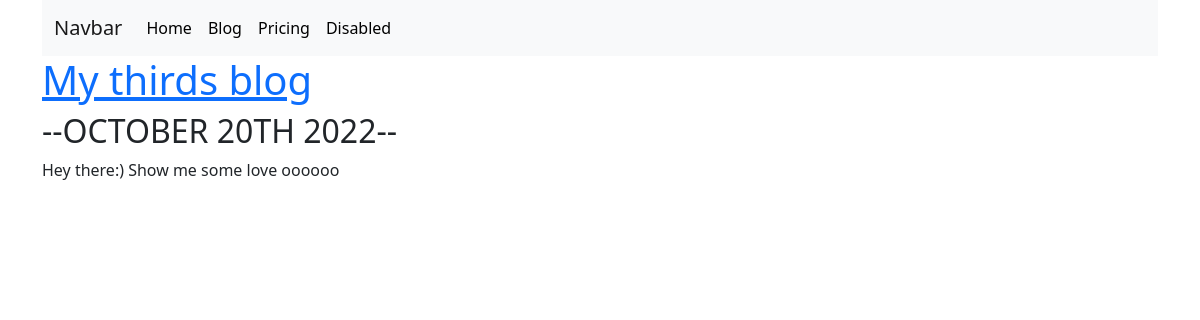
Page /blog/3/ on the earlier database version.
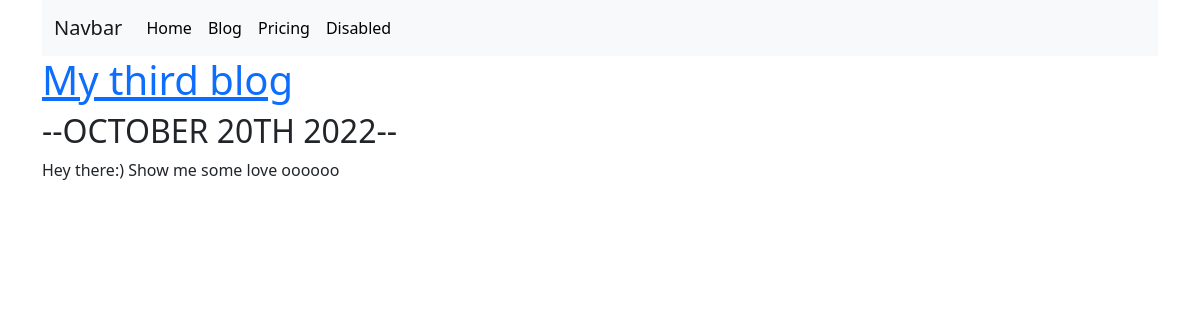
Same page on the later database version.
### blog/models.py (models this page shows, shortened)
class Blog(models.Model):
    title = models.CharField(max_length=200)
    description = models.TextField()
    date = models.DateField()

### blog/views.py (the view)
# urls.py: path('<int:blog_id>/', views.detail,  name='detail'), # you alsoe have to create a render request in views
def detail( request,  blog_id):
    blog = get_object_or_404(Blog, pk=blog_id)
    return render(request, 'blog/detail.html',  {'blog':blog})

### blog/templates/blog/detail.html
{% extends 'portfolio/base.html' %}
{% block content %}
<a href="{% url 'blog:detail' blog.id %}"><h1>{{ blog.title }}</h1></a>
<h2>--{{ blog.date|date:'F jS Y'| upper}}--</h2>
<p>{{ blog.description|safe }}</p>
{% endblock %}

Differences in the rows shown:
changed Blog "Hey there:) Show me some love oooooo": title "My thirds blog" → "My third blog"
